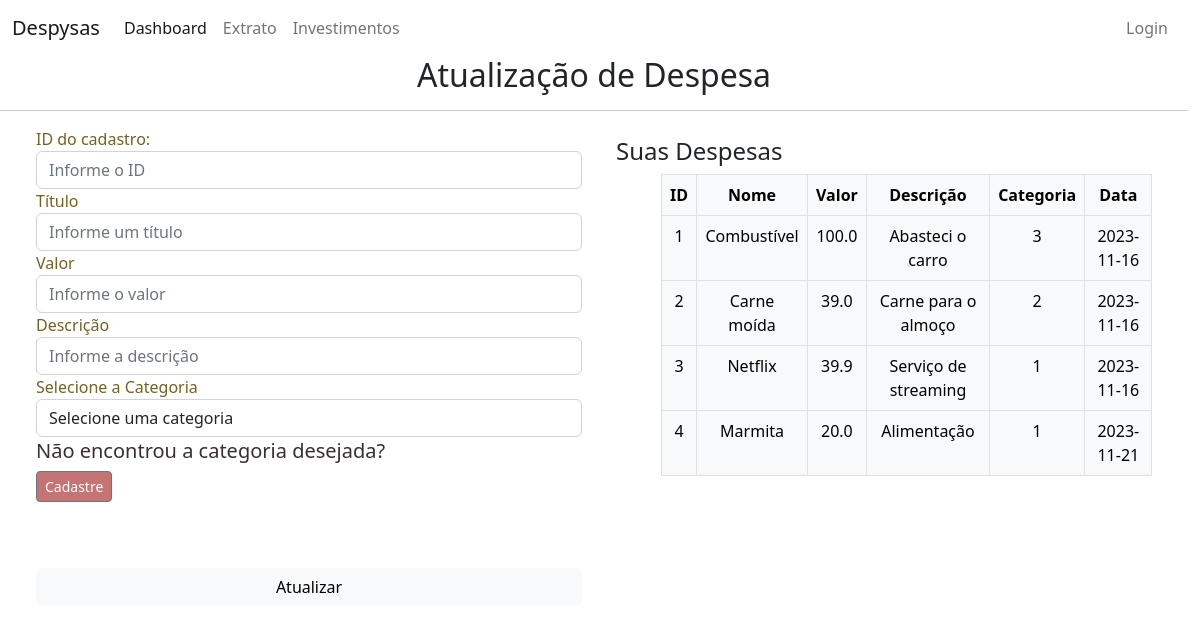
Page /editar_despesa on the earlier database version.
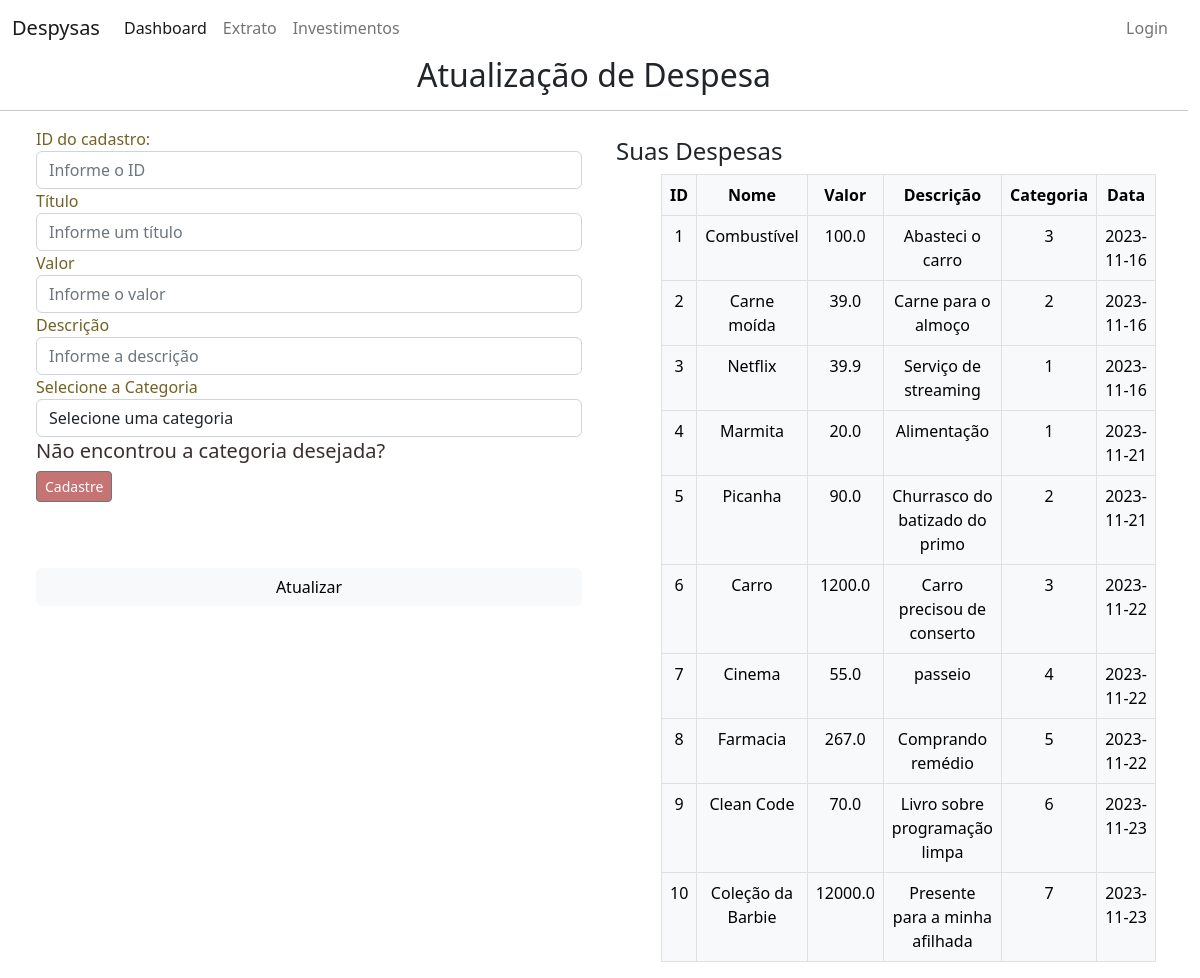
Same page on the later database version.
### despysas/models.py (models this page shows)
class Despesas(db.Model):
    id = db.Column(db.Integer, primary_key=True)
    nome = db.Column(db.String(length=30), nullable=False)
    valor = db.Column(db.Float, nullable=False)
    descricao = db.Column(db.String(length=500), nullable=False)
    categoria = db.Column(db.Integer, db.ForeignKey('categorias.id'), nullable=False)
    data = db.Column(db.Date, default=date.today(), nullable=True)

### despysas/routes.py (the view, shortened to what this page needs)
@app.route('/editar_despesa', methods=['GET', 'POST'])
def page_edita_despesa():
    form = EditaFormDespesa() # consulta informacoes do formulario de cadastro de despesas
    form.categoria.choices = [(0,'Selecione uma categoria')]+[(cat.id, cat.nome) for cat in Categorias.query.all()]
    id = form.id.data
    return render_template("editar_despesa.html", despesa=Despesas.query.all(), form=form) # renderiza o formulario

### despysas/forms.py
class EditaFormDespesa(FlaskForm):
    id = IntegerField(label="ID do cadastro:", validators=[DataRequired()])
    nome = StringField(label="Título", validators=[Length(max=30), DataRequired()])
    valor = FloatField(label="Valor", validators=[DataRequired()])
    descricao = StringField(label="Descrição", validators=[Length(max=500), DataRequired()])
    categoria = SelectField(label="Selecione a Categoria", choices=[], validators=[DataRequired()])
    submit = SubmitField(label="Atualizar")

### despysas/templates/editar_despesa.html (shortened to what this page needs)
{% extends 'base.html' %}
{% block content %}
    <h2 style="text-align: center;">Atualização de Despesa</h2>
    <hr>
    <div class="container">
        <div class="row">
            <div class="col-sm-6">
                <form method="POST" class="form-register" id="CadastroFormDespesa" style="color: #736222;">
                    {{ form.id.label() }}
                    {{ form.id(class="form-control", placeholder="Informe o ID")}}
                    {{ form.nome.label() }}
                    {{ form.nome(class="form-control", placeholder="Informe um título")}}
                    {{ form.valor.label() }}
                    {{ form.valor(class="form-control", placeholder="Informe o valor")}}
                    {{ form.descricao.label() }}
                    {{ form.descricao(class="form-control", placeholder="Informe a descrição")}}
                    {{ form.categoria.label() }}
                    {{ form.categoria(class="form-control", id="categoria")}}
                    <div class="checkbox mb-3" style="padding-top: 2px; color: rgb(58, 47, 47);">
                        <h5>Não encontrou a categoria desejada?</h5>
                        <a href="{{url_for('page_cadastro_categoria')}}" class="btn btn-sm btn-secondary">Cadastre</a>
                    </div>
                    <div class="d-grid" style="padding-top: 50px;">
                        {{ form.submit(class="btn btn-md btn-light")}}
                    </div>
                </form>
            </div>
            <div class="col-sm-6">
                <h4 style="margin-left: 10px; margin-top: 10px;">Suas Despesas</h4>
                <table class="table table-hover table-bordered table-light" style="max-width: 90%; text-align: center; margin-left: 55px;">
                    <thead>
                        <th scope="col">ID</th>
                        <th scope="col">Nome</th>
                        <th scope="col">Valor</th>
                        <th scope="col">Descrição</th>
                        <th scope="col">Categoria</th>
                        <th scope="col">Data</th>
                    </thead>
                    <tbody>
                        {% for item in despesa %}
                        <tr>
                            <td>{{item.id}}</td>
                            <td>{{item.nome}}</td>
                            <td>{{item.valor}}</td>
                            <td>{{item.descricao}}</td>
                            <td>{{item.categoria}}</td>
                            <td>{{item.data}}</td>
                        </tr>
                        {% endfor %}
                    </tbody>
                </table>
            </div>
        </div>
    </div>
{% endblock %}

Differences in the rows shown:
added Despesas: id "5", nome "Picanha", valor "90.0", descricao "Churrasco do batizado do primo", categoria "2", data "2023-11-21"
added Despesas: id "6", nome "Carro", valor "1200.0", descricao "Carro precisou de conserto", categoria "3", data "2023-11-22"
added Despesas: id "7", nome "Cinema", valor "55.0", descricao "passeio", categoria "4", data "2023-11-22"
added Despesas: id "8", nome "Farmacia", valor "267.0", descricao "Comprando remédio", categoria "5", data "2023-11-22"
added Despesas: id "9", nome "Clean Code", valor "70.0", descricao "Livro sobre programação limpa", categoria "6", data "2023-11-23"
added Despesas: id "10", nome "Coleção da Barbie", valor "12000.0", descricao "Presente para a minha afilhada", categoria "7", data "2023-11-23"
